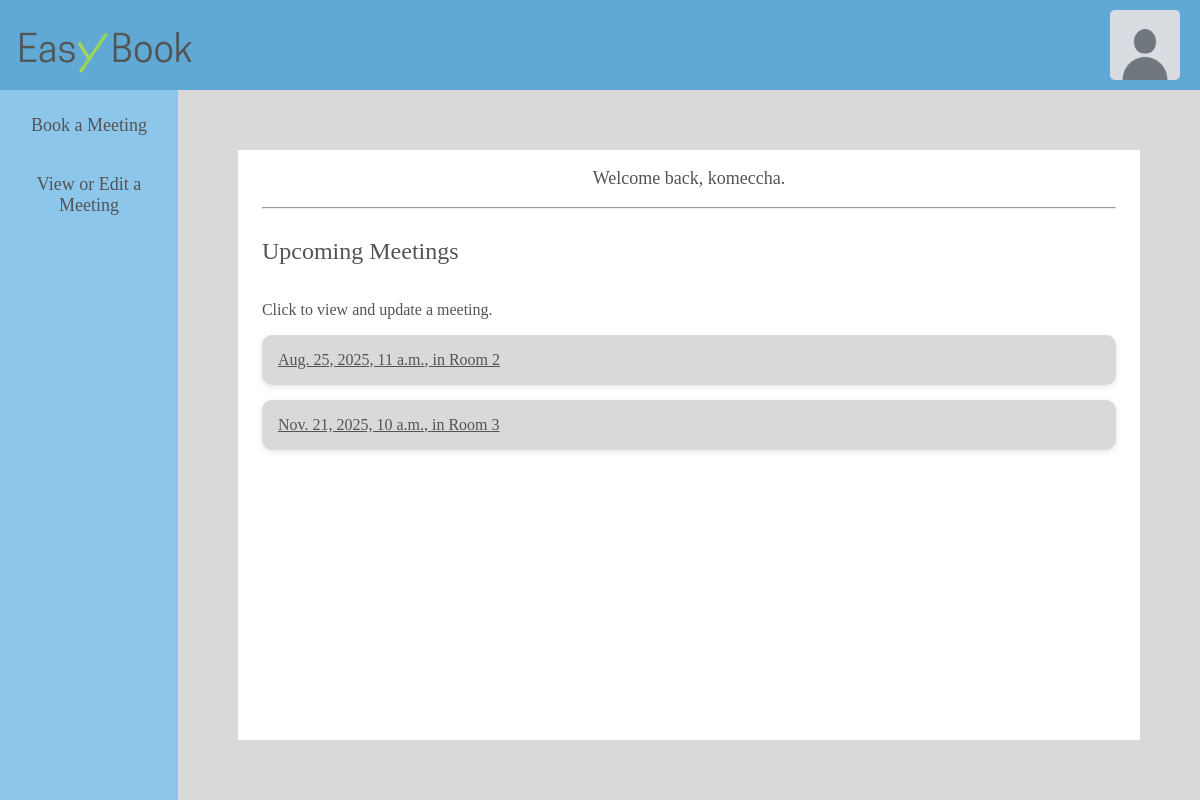
/Public/home/ (signed in), run on the app's committed database.
### Public/models.py (models this page shows, shortened)
class Meetings(models.Model):
    date = models.DateTimeField("Date and Time")
    room = models.IntegerField("room")
    userID = models.ForeignKey(User, on_delete=models.CASCADE, null=False)

### Public/views.py (the view)
# urls.py: 2. Add a URL to urlpatterns:  path('', views.home, name='home')
@login_required
def home(request):
    upcomingMeetings = Meetings.objects.order_by("date")[:3]
    context = {"upcomingMeetings":upcomingMeetings}
    return render(request, "home.html", context)

### Public/templates/home.html (shortened to what this page needs)
<!DOCTYPE html>
<html>
    <head>
        {% load static %}
        <link rel="stylesheet" href="{% static 'stylesheet.css' %}">
    </head>
    <body>
        <div class="navbarContainerHome">
            <div class="navItemContainer">
                <div class="dropdownContainer">
                    <div class="profileContainer">
                        <img src="{% static 'images/defaultPfp.jpg' %}" class="profileImage">
                    </div>
                </div>
            </div>
            <div class="logoContainer">
                <a href="{% url 'home'%}">
                    <img class="logo" src="{% static 'images/EasyBook.png' %}">
                </a>
            </div>
        </div>
        <div class="pageDisplay">
            <aside>
                <a href="{% url 'book' %}" class="asideButton">Book a Meeting</a>
                <a href="{% url 'viewBooking' %}" class="asideButton">View or Edit a Meeting</a>
            </aside>
            <div class="contentBox">
                <div id="indexText">
                    <p>Welcome back, {{user.username}}.</p><hr>
                </div>
                <h2>
                    Upcoming Meetings
                </h2>
                <p>Click to view and update a meeting.</p>
                {% if upcomingMeetings %}
                    <div class="meetingsBox">
                        {% for meeting in upcomingMeetings %}
                        <div class="meetingCard">
                            <a href="{% url 'editBooking' meeting.id %}" class="meetingInstance">{{ meeting.date }}, in Room {{ meeting.room }}</a>
                        </div>
                        {% endfor %}
                    </div>
                {% else %}
                    <p>No meetings soon!</p>
                {% endif %}
            </div>
        </div>
    </body>
</html>

### Public/static/stylesheet.css (style rules this page uses)
html, body { min-height: 100%; height: auto; margin: 0; padding: 0; display: flex; overflow-y: visible; flex-direction: column; }
body { background-color:#D9D9D9; font-family: verdana; color: #545454; font-size: 100%; }
.contentBox { background-color: #ffffff; display: flex; width: 100%; flex-direction: column; margin: 5%; padding: 0 2% 2% 2%; box-sizing: border-box; }
.pageDisplay { display: flex; flex-direction: row; width: 100%; min-height: calc(100vh - 90px); }
h1, h2 { font-weight: lighter; }
aside { background-color: #8CC6EA; width: 20%; display: flex; flex-direction: column; align-items: center; }
.asideButton { background-color: #8CC6EA; border: none; color: #545454; height: 70px; width: 100%; text-align: center; text-decoration: none; display: flex; justify-content: center; align-items: center; font-size: 18px; padding: 0 10px; box-sizing: border-box; cursor: pointer; }
.navbarContainerIndex, .navbarContainerHome { background-color: #61A9D5; height: 90px; width: 100%; display: flex; flex-direction: row-reverse; flex-shrink: 0; justify-content: flex-start; align-items: center; padding: 10px; box-sizing: border-box; }
.navItemContainer { display: flex; flex-direction: row-reverse; justify-content: flex-start; height: 100%; width: 100%; }
.profileContainer { height: 70px; width: 70px; cursor: pointer; }
.profileImage { width:100%; height: 100%; border-radius: 5px; cursor: pointer; }
.dropdownContainer { position: relative; display: inline-block; padding: 0 10px; box-sizing: border-box; }
.logoContainer { height: 80%; margin-right: auto; cursor: pointer; }
.logo { height: 100%; }
#indexText { text-align: center; font-size:large; color:#545454; }
.meetingsBox { display: flex; flex-direction: column; gap: 15px; }
.meetingCard { background-color: #D9D9D9; padding: 16px; border-radius: 10px; box-shadow: 0 2px 6px rgba(0, 0, 0, 0.1); }
.meetingInstance { color: #545454; display: block; }

### data on the page
Meetings: date "Aug. 25, 2025, 11 a.m.", room "2"
Meetings: date "Nov. 21, 2025, 10 a.m.", room "3"

### other printed values
{{ user.username }} "komeccha"
